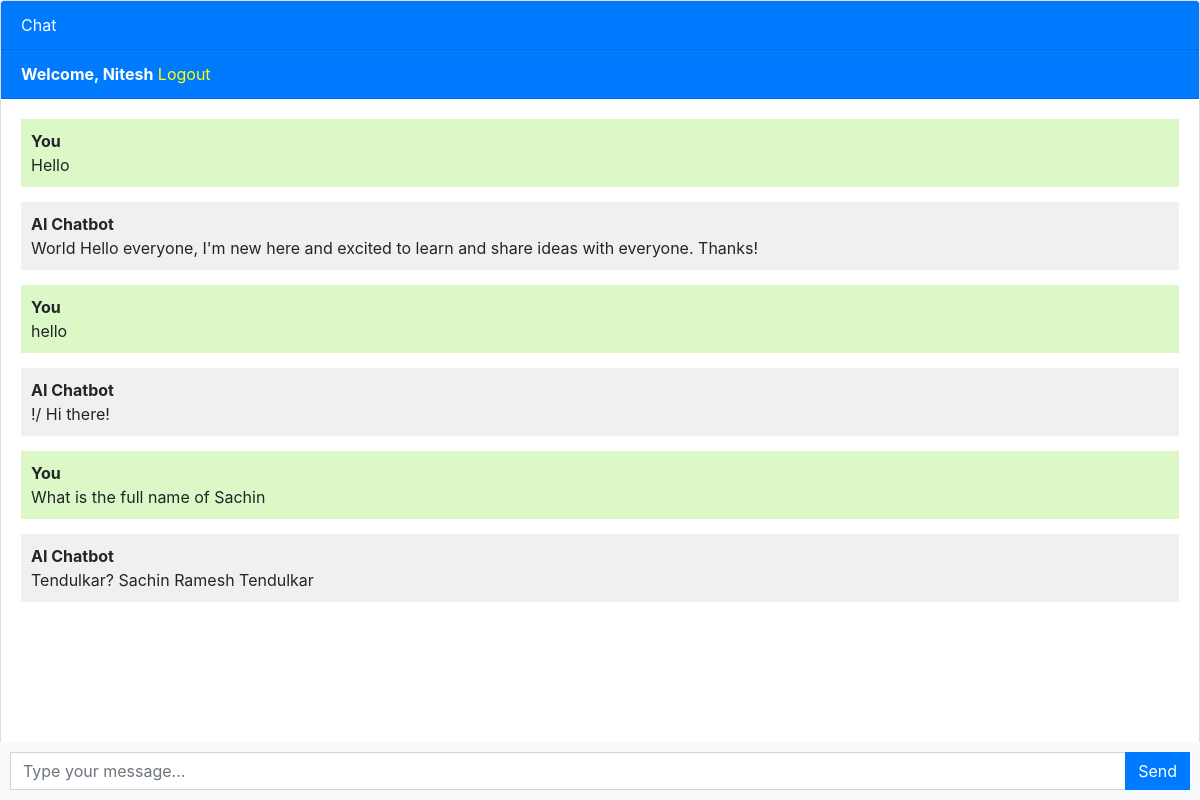
Screenshot of / (signed in) with the database file from the repository.
### chatbot_app/models.py (models this page shows, shortened)
class Chat(models.Model):
    user = models.ForeignKey(User,on_delete=models.CASCADE)
    message = models.CharField(max_length=1000)
    response = models.CharField(max_length=1000)
    created_at = models.DateTimeField(auto_now_add=True)

### chatbot_app/views.py (the view)
# urls.py: path('',views.chatbot,name='chatbot'),
def chatbot(request):
    chats = Chat.objects.filter(user=request.user)
    if request.method=='POST':
        message=request.POST.get('message')
        response = ask_openai(message)
        chat = Chat(user=request.user,message=message,response=response,created_at=timezone.now())
        chat.save()
        return JsonResponse({'message':message,'response':response})
    return render(request,'chatbot.html',{'chats':chats})

### templates/chatbot.html (shortened to what this page needs)
{% extends 'base.html' %}
{% block content %}
<div class="chat-container">
  <div class="card flex-grow-1">
    <div class="card-header bg-primary text-white">Chat</div>
    {% if user.is_authenticated %}
    <div class="card-header bg-primary text-white"><b>Welcome, {{user.username}}</b>   <a style="color: yellow;" href="logout">Logout</a></div>
    {% else %}
    <div class="card-header bg-primary text-white"><a style="color: yellow" href="login">Login</a>   <a style="color: yellow;" href="register">Register</a></div>
    {% endif %}
    <div class="card-body messages-box">
      <ul class="list-unstyled messages-list">
        {% for chat in chats %}
          {% if chat.user == request.user %}
            <li class="message sent">
          <div class="message-text">
            <div class="message-sender">
              <b>You</b>
            </div>
            <div class="message-content">
              {{chat.message}}
            </div>
          </div>
        </li>
        <li class="message received">
          <div class="message-text">
            <div class="message-sender">
              <b>AI Chatbot</b>
            </div>
            <div class="message-content">
              {{chat.response}}
            </div>
          </div>
        </li>
          {% endif %}
        {% endfor %}
      </ul>
    </div>
    <br><br>
    <br><br>
    <br><br>
  </div>
  <form class="message-form">
    <div class="input-group">
      <input type="text" class="form-control message-input" placeholder="Type your message...">
      <div class="input-group-append">
        <button type="submit" class="btn btn-primary btn-send">Send</button>
      </div>
    </div>
  </form>
</div>
{% endblock %}

### templates/base.html (shortened to what this page needs)
<!DOCTYPE html>
<html lang="en">
  <head>
    <link rel="stylesheet" href="https://stackpath.bootstrapcdn.com/bootstrap/4.3.1/css/bootstrap.min.css">
  </head>
  <body>
    {% block content %}{% endblock %}
  </body>
</html>

### templates/chatbot.html (style rules this page uses)
body, html { height: 100%; }
.messages-box { flex: 1; overflow-y: auto; }
.messages-list { padding-left: 0; }
.message { margin-bottom: 15px; list-style: none; }
.message-text { padding: 10px; border-radius: 5px; }
.sent { background-color: #dcf8c6; align-self: flex-end; }
.received { background-color: #f1f0f0; align-self: flex-start; }
.message-form { display: flex; position: fixed; bottom: 0; left: 0; right: 0; padding: 10px; background-color: #f8f9fa; }
.message-input { flex: 1; border-radius: 0; border-right: none; }
.btn-send { border-radius: 0; }
.chat-container { height: 100%; display: flex; flex-direction: column; }

### rows the page displays
Chat: message "Hello", response "World Hello everyone, I'm new here and excited to learn and share ideas with everyone. Thanks!"
Chat: message "hello", response "!/ Hi there!"
Chat: message "What is the full name of Sachin", response "Tendulkar? Sachin Ramesh Tendulkar"

### other values shown
{{ user.username }} "Nitesh"
